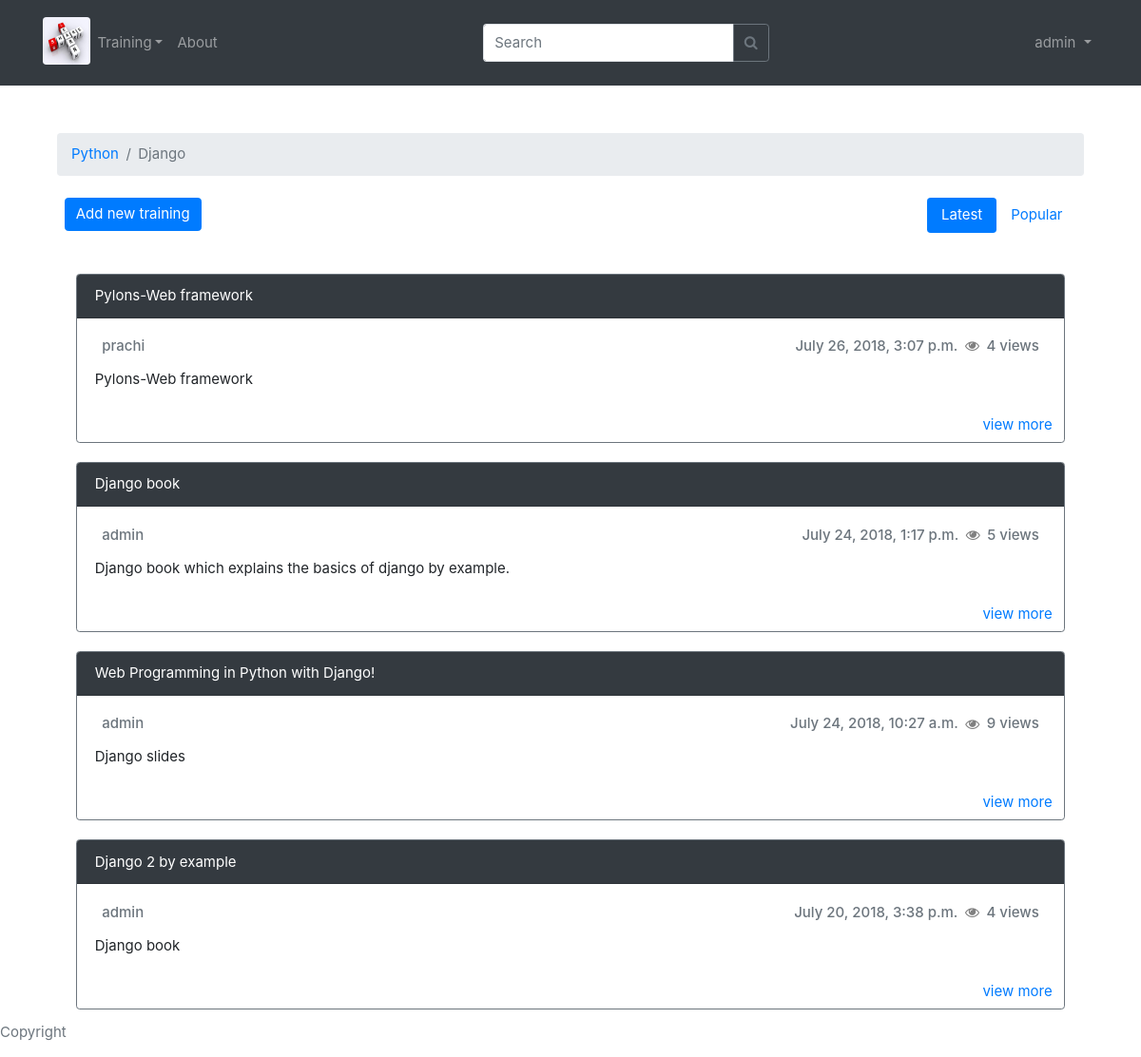
The page /6/3/ (signed in) on the database as committed earlier.
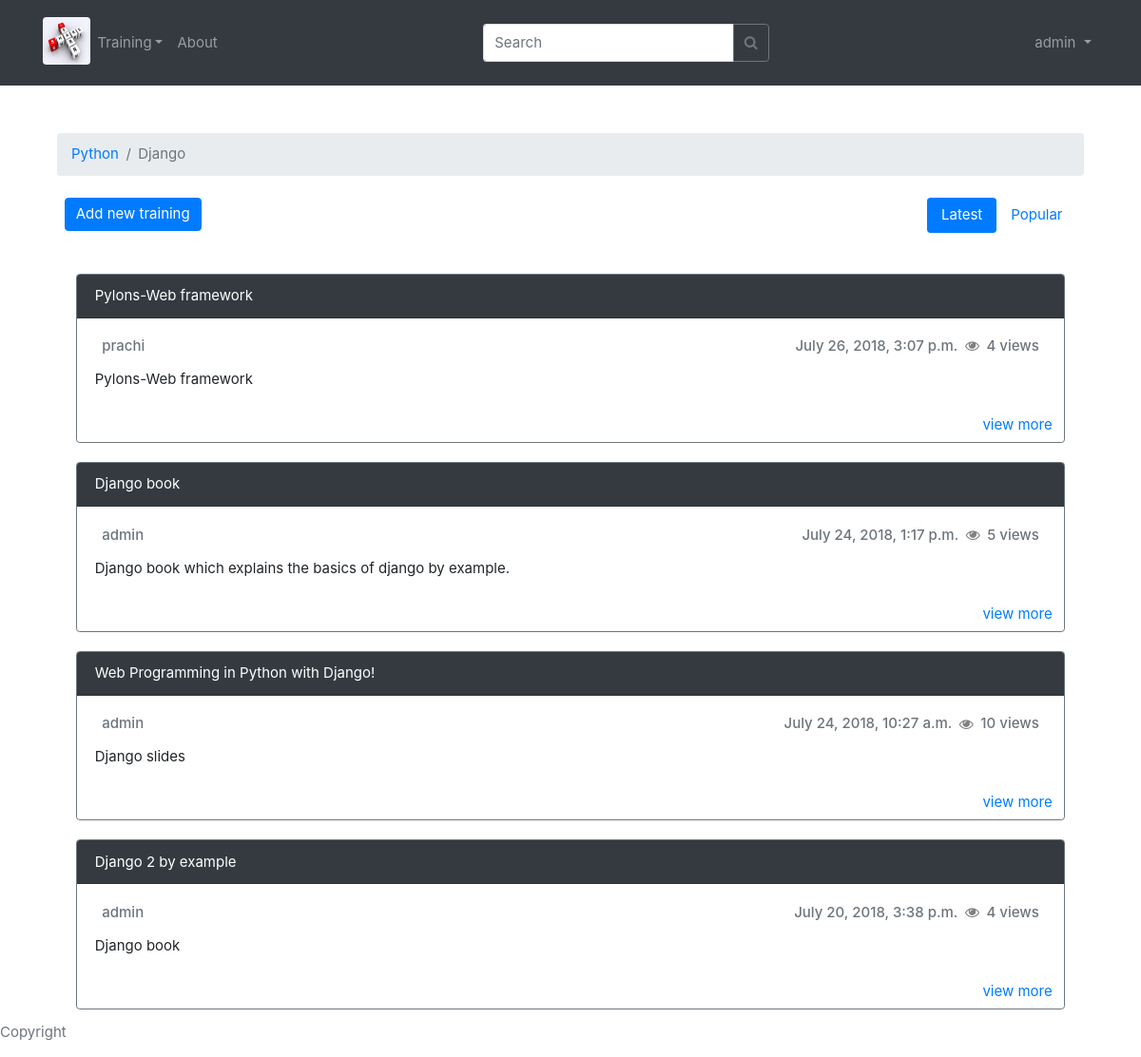
The same page on the database as committed later.
### trainings/models.py (models this page shows, shortened)
class Post(models.Model):
    topic = models.ForeignKey(Topic,related_name='posts',on_delete=models.CASCADE)
    posted_by = models.ForeignKey(User,on_delete=models.CASCADE)
    posted_on = models.DateTimeField(auto_now_add=True)
    title = models.CharField(max_length=200)
    description = models.TextField(max_length=500,default='')
    views = models.PositiveIntegerField(default=0)
    pdf_file = models.FileField(upload_to='uploads/',blank=True)

### trainings/views.py (the view)
# urls.py: path('<int:language_id>/<int:topic_id>/', views.posts, name='posts'),
@login_required
def posts(request,language_id,topic_id):
    topic = get_object_or_404(Topic,pk=topic_id)
    language_list = getLangList()
    latest_posts = topic.posts.order_by('-posted_on')
    popular_posts = topic.posts.order_by('-views')
    context = {
        'language_list':language_list,
        'topic':topic,
        'latest_posts':latest_posts,
        'popular_posts':popular_posts,
    }
    return render(request,'trainings/posts.html',context)

### trainings/views.py (called while the page is built)
def getLangList():
    latest_language_list = Language.objects.all()
    return latest_language_list

### templates/trainings/posts.html (shortened to what this page needs)
{% extends 'base.html' %}
{% block content %}
{% block breadcrumb %}
<nav aria-label="breadcrumb" style="padding-top: 20px">
        <ol class="breadcrumb">
        <li class="breadcrumb-item "><a href="{% url 'topics' topic.language.id %}">{{topic.language.language}}</a></li>
        <li class="breadcrumb-item active">{{topic.name}}</li>
        </ol>
      </nav>
{% endblock %}
<body>
<div class="d-flex">
<div class="p-2"><a class="btn btn-primary" href="{% url 'new_post' topic.language.id topic.id %}" role="button">Add new training</a></div>
<div class="p-2 ml-auto"><ul class="nav nav-pills mb-3 mr-auto" id="pills-tab" role="tablist">
        <li class="nav-item text-right">
          <a class="nav-link active" id="pills-home-tab" data-toggle="pill" href="#latest" role="tab" aria-controls="pills-home" aria-selected="true">Latest</a>
        </li>
        <li class="nav-item text-right">
          <a class="nav-link" id="pills-profile-tab" data-toggle="pill" href="#popular" role="tab" aria-controls="pills-profile" aria-selected="false">Popular</a>
        </li>
</ul>
</div>
</div>
<div class="tab-content" id="pills-tabContent">
        <div class="tab-pane fade show active" id="latest" role="tabpanel" aria-labelledby="pills-home-tab">
        {% for post in latest_posts %}
        <div class="card border-secondary" style="margin: 20px">
            <div class="card-header text-white bg-dark ">{{post.title}}</div>
            <div class="card-body">
                    <div class="d-flex" >
                            <div class="mr-auto p-2">
                                <h6 class="card-subtitle mb-2 text-muted">{{post.posted_by}}</h6>
                            </div>
                            <div class="p-2 ">
                                <h6 class="card-subtitle mb-2 text-muted">{{post.posted_on}}</h6>
                            </div>
                            <div style="padding-top: 0px"> <i class="fa fa-eye"  aria-hidden="true" style="color: grey"></i></div>
                            <div class="p-2 ">
                                    <h6 class="card-subtitle mb-2 text-muted">{{post.views}} views</h6>
                                </div>
                        </div>
                <p class="card-text">{{post.description}}</p>
            </div>
            <div class="text-right" margin:10px>
                <a href="{% url 'visit_post' topic.language.id topic.id post.id %}" class="btn ">view more</a>
            </div>
        </div>
        {% endfor %}
    </div>
</div>
</body>
{% endblock %}

Rows that differ between the two databases and show on the page:
changed Post "Web Programming in Python with Django!": views "9" → "10"
